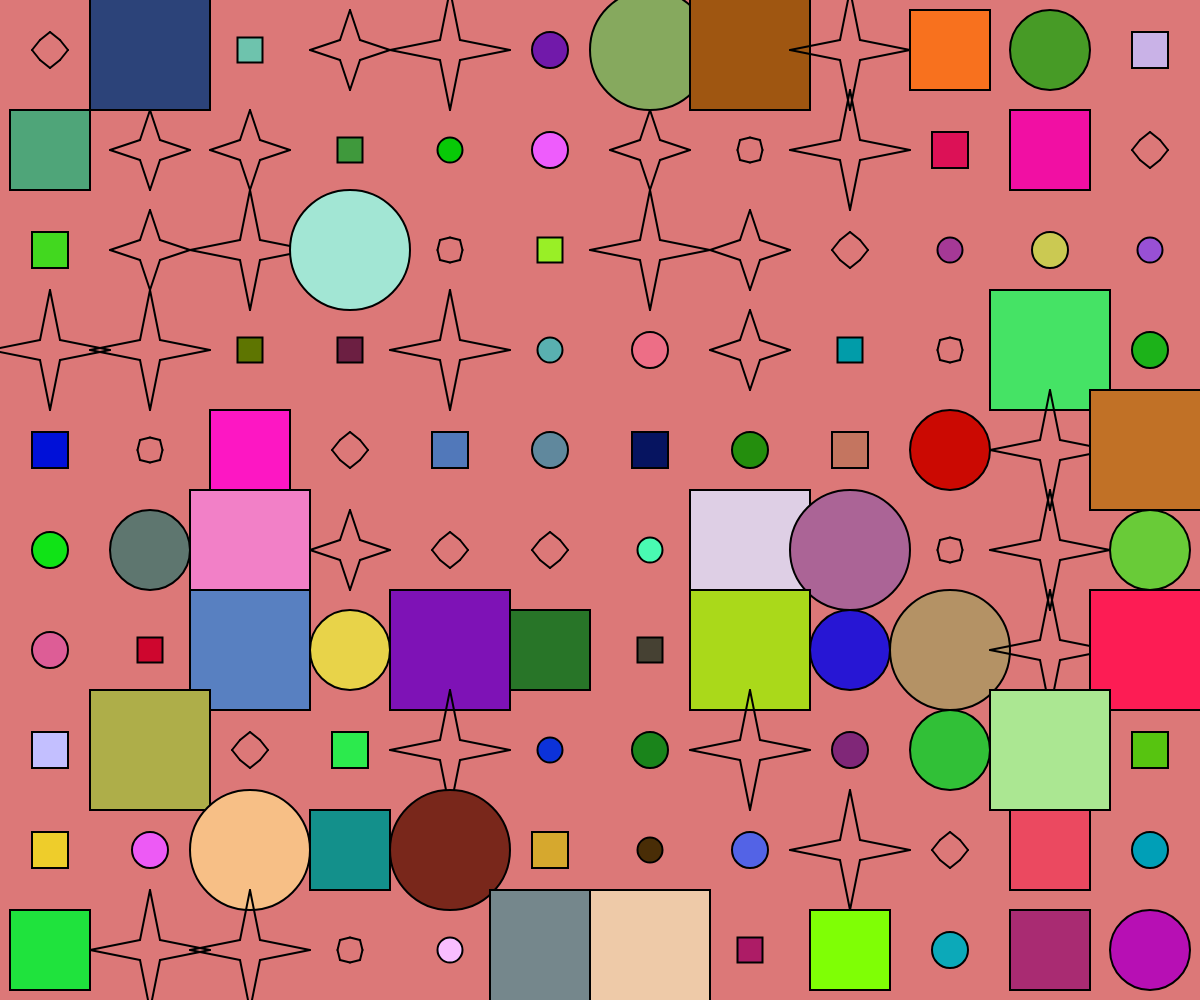
Frame 1 (no input)
Frame 60 (no input): identical to frame 1, image omitted
Frame 120 (the mouse pressed at the canvas centre since frame 60): identical to frame 1, image omitted

The p5.js sketch that drew this single still picture (run headless with seeded random() and noise() and a simulated clock; from frame 60 on, the mouse is pressed at the canvas centre):

// p5.js sketch
// ── sketch.js

function star(x, y, w, c, l) {
  let r = w / 2;
  push();
  translate(x, y);

  //l meaning loop
  for (let cnt = 0; cnt < l; cnt++){
    print(cnt);
  line(c, -c, r, 0);
  line(c, c, r, 0);
  rotate(360 / l);
  }

  pop();
}

function setup() {
  createCanvas(windowWidth, windowHeight);
  rectMode(CENTER);
  angleMode(DEGREES);
  background(220, 120, 120);

  strokeWeight(2);
  let pitch = 100;
  let sqDim = 0.9 * pitch;
  translate(pitch / 2, pitch / 2);

  // for (let cnt = 0; cnt < 10; cnt++) {
  //   print(random(10, 100));
  // }

  // randomSeed(1010)
  // draw a column of rows
  for (let y = 0; y < height; y += pitch) {
    // draw a row of squares
    for (let x = 0; x < width; x += pitch) {
      // let dd = random(16, sqDim); //drawing dimension, randomize size between 16 to sqDim
      // let vx = random(-30, 30); //vx = variation in x btw the numbers -30 to 30
      // let vy = random(-30, 30); //vy = variation in y btw the numbers -30 to 30
      // let rn = random(0, 6); //rn = random number
      let rn = random(0, 6);
      let rr = random(256);
      let rg = random(256);
      let rb = random(256);

      let rcc = random("#ff00ff", "#ff0000", "#00ffff");

      let rd = random([25, 36, 80, 120]);

      push();
      translate(x, y);

      fill(rr, rg, rb);

      if (rn < 2) {
        rect(0, 0, rd);
      } else if (rn < 4) {
        ellipse(0, 0, rd);
      } else {
        star(0, 0, rd, 10, 4);
      }

      // if (rn > 3) {
      //   ellipse(0, 0, sqDim);
      // }

      pop();
    }
  }
}

function draw() {}

function mouseClicked() {
  setup();
}
